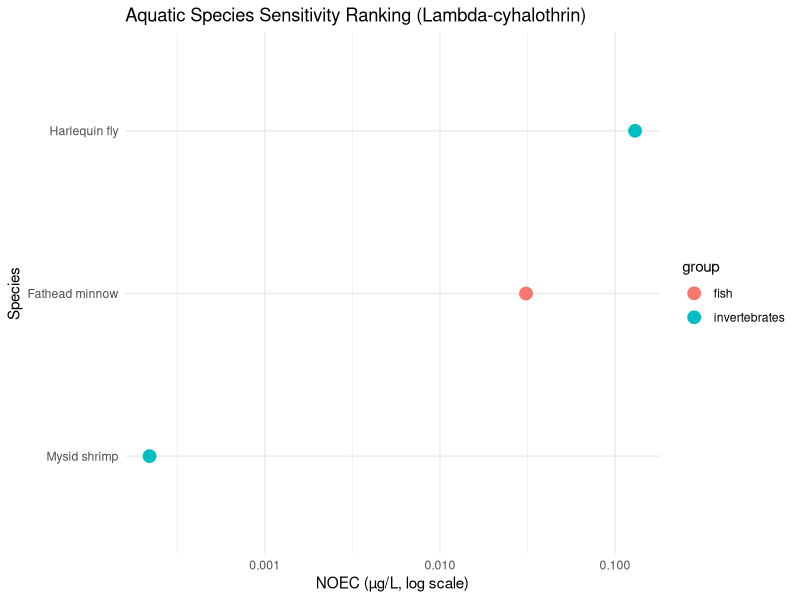
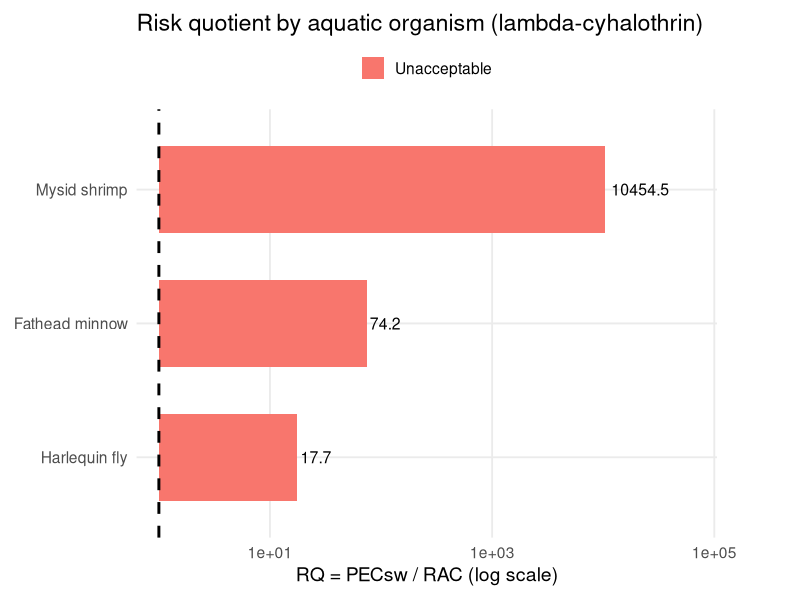

Generate these figures, in order, with R:
## ---- chunk 1
library(readxl)
library(dplyr)
library(ggplot2)

pecsw <- 0.23

raw_data <- read_excel("ReferencePoints_KJ_2023.xlsx")

names(raw_data) <- tolower(names(raw_data))

data_clean <- raw_data
## ---- chunk 2
lambda_chronic <- data_clean %>%
  filter(grepl("lambda", substance, ignore.case = TRUE)) %>%
  filter(endpoint == "NOEC") %>%
  mutate(
    value_ugl = case_when(
      grepl("mg", unit, ignore.case = TRUE) ~ value * 1000,
      grepl("µg|ug", unit, ignore.case = TRUE) ~ value,
      TRUE ~ NA_real_
    )
  )

lambda_chronic %>%
  select(substance, species, endpoint, value, unit, value_ugl)
## ---- chunk 3
unique(lambda_chronic$species)
## ---- chunk 4
lambda_aquatic <- lambda_chronic %>%
  filter(species %in% c("Fathead minnow", "Harlequin fly", "Mysid shrimp")) %>%
  mutate(
    group = case_when(
      species == "Fathead minnow" ~ "fish",
      species %in% c("Harlequin fly", "Mysid shrimp") ~ "invertebrates",
      TRUE ~ "other"
    )
  )

lambda_aquatic %>%
  select(species, group, value_ugl)
## ---- chunk 5
lambda_aquatic %>%
  arrange(value_ugl) %>%
  mutate(rank = row_number()) %>%
  select(rank, species, group, value_ugl)
## ---- chunk 6
#| label: sensitivity-plot
#| fig-width: 9
#| fig-height: 5

lambda_aquatic <- lambda_aquatic %>%
  rename(value_ugL = value_ugl)

ggplot(lambda_aquatic,
       aes(x = reorder(species, value_ugL), y = value_ugL, color = group)) +
  geom_point(size = 4) +
  coord_flip() +
  scale_y_log10() +
  labs(
    title = "Aquatic Species Sensitivity Ranking (Lambda-cyhalothrin)",
    x = "Species",
    y = "NOEC (µg/L, log scale)"
  ) +
  theme_minimal()
## ---- chunk 7

lambda_rq <- lambda_aquatic %>%
  mutate(
    rac = value_ugL / 10,
    rq = pecsw / rac,
    risk_status = if_else(rq < 1, "Acceptable", "Unacceptable")
  ) %>%
  arrange(desc(rq))

lambda_rq %>%
  select(species, group, value_ugL, rac, rq, risk_status) %>%
  mutate(
    value_ugL = signif(value_ugL, 3),
    rac = signif(rac, 3),
    rq = signif(rq, 4)
  )
## ---- chunk 8

#| fig-width: 9
#| fig-height: 5

p_rq <- ggplot(lambda_rq, aes(x = reorder(species, rq), y = rq, fill = risk_status)) +
  geom_col(width = 0.65) +
  geom_hline(yintercept = 1, linetype = "dashed", linewidth = 1) +
  geom_text(aes(label = round(rq, 1)), hjust = -0.1, size = 4) +
  coord_flip(clip = "off") +
  scale_y_log10(expand = expansion(mult = c(0.05, 0.25))) +
  labs(
    title = "Risk quotient by aquatic organism (lambda-cyhalothrin)",
    x = NULL,
    y = "RQ = PECsw / RAC (log scale)",
    fill = NULL
  ) +
  theme_minimal(base_size = 14) +
  theme(
    plot.margin = margin(10, 60, 10, 10),
    legend.position = "top",
    panel.grid.minor = element_blank()
  )

p_rq
## ---- chunk 9
summary_table <- lambda_rq %>%
  transmute(
    species,
    group,
    noec_ugL = signif(value_ugL, 3),
    rac_ugL = signif(rac, 3),
    pecsw_ugL = pecsw,
    rq = signif(rq, 4),
    risk_status
  )

summary_table
